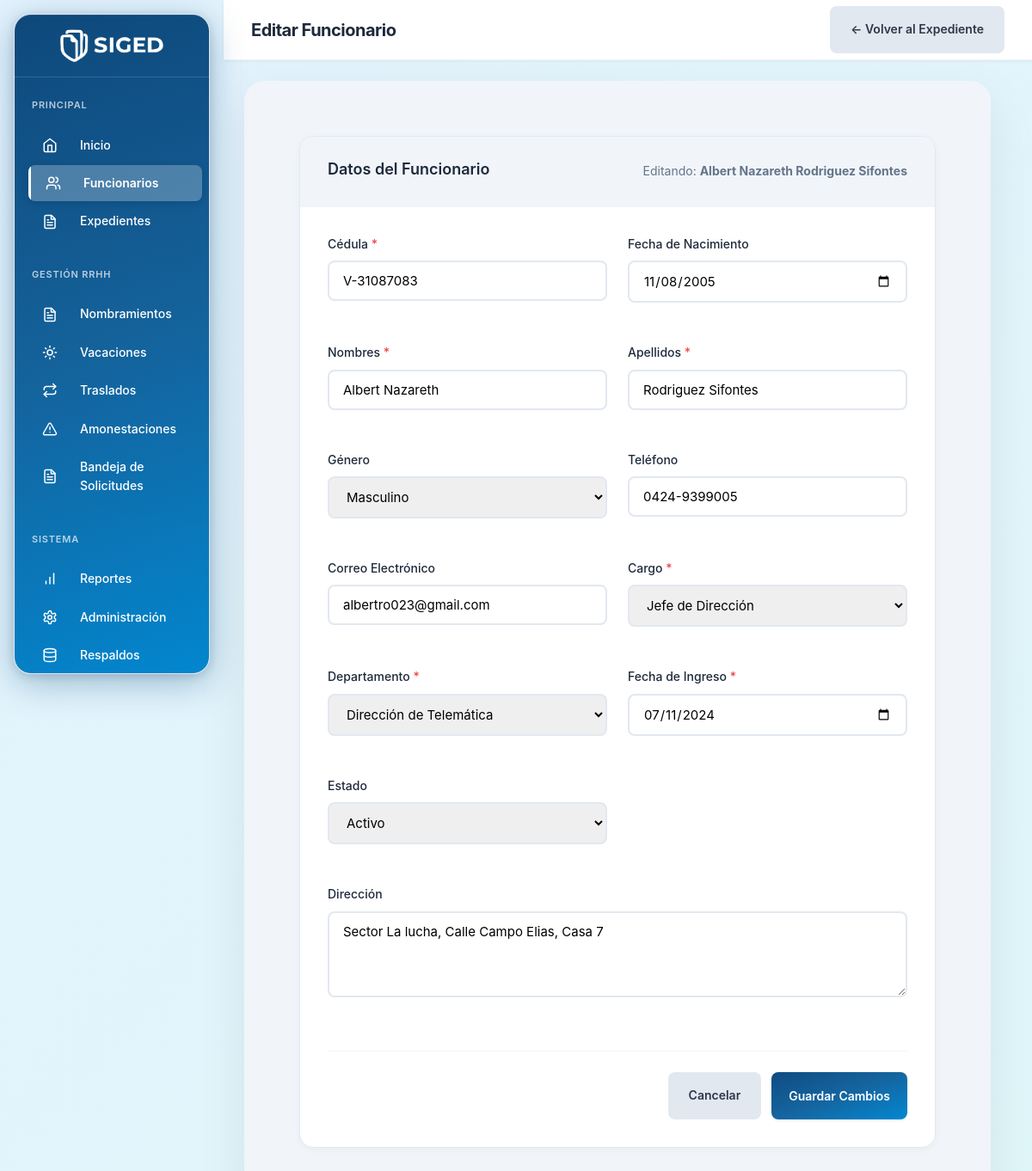
Screenshot of /vistas/funcionarios/editar.php?id=1 (signed in) with the database file from the repository.
### tables this page shows
CREATE TABLE `funcionarios` (
  `id` int(10) UNSIGNED NOT NULL,
  `cedula` varchar(20) NOT NULL,
  `nombres` varchar(100) NOT NULL,
  `apellidos` varchar(100) NOT NULL,
  `fecha_nacimiento` date DEFAULT NULL,
  `genero` enum('M','F','Otro') DEFAULT NULL,
  `telefono` varchar(20) DEFAULT NULL,
  `email` varchar(150) DEFAULT NULL,
  `direccion` text DEFAULT NULL,
  `nivel_educativo` enum('Primaria','Bachiller','TSU','Universitario','Postgrado','Maestría','Doctorado') DEFAULT NULL,
  `titulo_obtenido` varchar(200) DEFAULT NULL,
  `fecha_ingreso_admin_publica` date DEFAULT NULL,
  `cantidad_hijos` tinyint(3) UNSIGNED DEFAULT 0,
  `cargo_id` int(10) UNSIGNED NOT NULL,
  `departamento_id` int(10) UNSIGNED NOT NULL,
  `fecha_ingreso` date NOT NULL,
  `foto` varchar(255) DEFAULT 'default-avatar.png',
  `estado` enum('activo','vacaciones','reposo','inactivo') DEFAULT 'activo',
  `created_at` timestamp NOT NULL DEFAULT current_timestamp(),
  `updated_at` timestamp NOT NULL DEFAULT current_timestamp() ON UPDATE current_timestamp()
);

CREATE TABLE `cargos` (
  `id` int(10) UNSIGNED NOT NULL,
  `nombre_cargo` varchar(100) NOT NULL,
  `nivel_acceso` tinyint(4) NOT NULL COMMENT '1=Admin Total, 2=Operativo, 3=Solo Lectura',
  `descripcion` text DEFAULT NULL,
  `created_at` timestamp NOT NULL DEFAULT current_timestamp()
);

CREATE TABLE `departamentos` (
  `id` int(10) UNSIGNED NOT NULL,
  `nombre` varchar(150) NOT NULL,
  `descripcion` text DEFAULT NULL,
  `estado` enum('activo','inactivo') DEFAULT 'activo',
  `created_at` timestamp NOT NULL DEFAULT current_timestamp(),
  `updated_at` timestamp NOT NULL DEFAULT current_timestamp() ON UPDATE current_timestamp()
);

### config/database.php (called while the page is built, shortened)
<?php
class Database {
    private static $instance = null;
    private $conn;
    private function __construct() {
        try {
            $dsn = "mysql:host=" . DB_HOST . ";dbname=" . DB_NAME . ";charset=" . DB_CHARSET;
            $options = [
                PDO::ATTR_ERRMODE => PDO::ERRMODE_EXCEPTION,
                PDO::ATTR_DEFAULT_FETCH_MODE => PDO::FETCH_ASSOC,
                PDO::ATTR_EMULATE_PREPARES => false,
                PDO::MYSQL_ATTR_INIT_COMMAND => "SET NAMES " . DB_CHARSET
            ];
            $this->conn = new PDO($dsn, DB_USER, DB_PASS, $options);
        } catch (PDOException $e) {
            die("Error de conexión: " . $e->getMessage());
        }
    }
    public static function getInstance() {
        if (self::$instance === null) {
            self::$instance = new self();
        }
        return self::$instance;
    }
    public function getConnection() {
        return $this->conn;
    }
}
function getDB() {
    return Database::getInstance()->getConnection();
}

### modelos/Funcionario.php (called while the page is built, shortened)
<?php
require_once __DIR__ . '/../config/database.php';
class Funcionario {
    private $db;
    public function __construct() {
        $this->db = getDB();
    }
    public function obtenerPorId($id) {
        $stmt = $this->db->prepare("
            SELECT
                f.*,
                TIMESTAMPDIFF(YEAR, f.fecha_nacimiento, CURDATE()) AS edad,
                TIMESTAMPDIFF(YEAR, f.fecha_ingreso, CURDATE()) AS antiguedad_anos,
                c.nombre_cargo,
                c.nivel_acceso,
                d.nombre AS departamento
            FROM funcionarios f
            INNER JOIN cargos c ON f.cargo_id = c.id
            INNER JOIN departamentos d ON f.departamento_id = d.id
            WHERE f.id = ?
        ");
        $stmt->execute([$id]);
        return $stmt->fetch();
    }
}

### vistas/funcionarios/editar.php (the view, shortened to what this page needs)
<?php
require_once __DIR__ . '/../../config/database.php';
require_once __DIR__ . '/../../config/seguridad.php';
require_once __DIR__ . '/../../modelos/Funcionario.php';
$id = (int)($_GET['id'] ?? 0);
$modeloFuncionario = new Funcionario();
$funcionario = $modeloFuncionario->obtenerPorId($id);
$errores = [];
$db           = getDB();
$departamentos = $db->query("SELECT * FROM departamentos WHERE estado = 'activo' ORDER BY nombre")->fetchAll();
$cargos        = $db->query("SELECT * FROM cargos ORDER BY nivel_acceso, nombre_cargo")->fetchAll();
function fieldClass(string $campo, array $errores): string {
    return isset($errores[$campo]) ? 'form-control is-invalid' : 'form-control';
}
function val(string $campo, array $funcionario): string {
    return htmlspecialchars($_POST[$campo] ?? $funcionario[$campo] ?? '');
}
?>
<!DOCTYPE html>
<html lang="es">
<head>
    <link rel="stylesheet" href="<?php echo APP_URL; ?>/publico/css/estilos.css">
</head>
<body>
    <?php include __DIR__ . '/../layout/sidebar.php'; ?>
    <div class="main-content">
        <header class="header">
            <div class="header-left">
                <h1 class="page-title">Editar Funcionario</h1>
            </div>
            <div class="header-right">
                <a href="ver.php?id=<?php echo $id; ?>" class="btn" style="background:#e2e8f0;color:#2d3748;text-decoration:none;">
                    ← Volver al Expediente
                </a>
            </div>
        </header>
        <div class="content-wrapper">
            <div class="card">
                <div class="card-header">
                    <h2 class="card-title">Datos del Funcionario</h2>
                    <p class="card-subtitle">Editando: <strong><?php echo htmlspecialchars($funcionario['nombres'] . ' ' . $funcionario['apellidos']); ?></strong></p>
                </div>
                <div style="padding: 32px;">
                    <form id="formEditar" method="POST" action="" novalidate>
                        <div class="form-grid">
                            <div class="form-group">
                                <label for="cedula">Cédula <span class="required">*</span></label>
                                <input type="text" id="cedula" name="cedula"
                                    class="<?php echo fieldClass('cedula',$errores); ?>"
                                    value="<?php echo val('cedula', $funcionario); ?>"
                                    autocomplete="off" required>
                                <div class="field-feedback <?php echo isset($errores['cedula']) ? 'error' : ''; ?>" id="fb-cedula">
                                </div>
                            </div>
                            <div class="form-group">
                                <label for="fecha_nacimiento">Fecha de Nacimiento</label>
                                <input type="date" id="fecha_nacimiento" name="fecha_nacimiento"
                                    class="<?php echo fieldClass('fecha_nacimiento',$errores); ?>"
                                    max="<?php echo date('Y-m-d', strtotime('-18 years')); ?>"
                                    value="<?php echo val('fecha_nacimiento', $funcionario); ?>">
                                <div class="field-feedback <?php echo isset($errores['fecha_nacimiento']) ? 'error' : ''; ?>" id="fb-fecha_nacimiento">
                                </div>
                            </div>
                            <div class="form-group">
                                <label for="nombres">Nombres <span class="required">*</span></label>
                                <input type="text" id="nombres" name="nombres"
                                    class="<?php echo fieldClass('nombres',$errores); ?>"
                                    value="<?php echo val('nombres', $funcionario); ?>" required>
                                <div class="field-feedback <?php echo isset($errores['nombres']) ? 'error' : ''; ?>" id="fb-nombres">
                                </div>
                            </div>
                            <div class="form-group">
                                <label for="apellidos">Apellidos <span class="required">*</span></label>
                                <input type="text" id="apellidos" name="apellidos"
                                    class="<?php echo fieldClass('apellidos',$errores); ?>"
                                    value="<?php echo val('apellidos', $funcionario); ?>" required>
                                <div class="field-feedback <?php echo isset($errores['apellidos']) ? 'error' : ''; ?>" id="fb-apellidos">
                                </div>
                            </div>
                            <div class="form-group">
                                <label for="genero">Género</label>
                                <select id="genero" name="genero" class="form-control">
                                    <option value="M"    <?php echo ($_POST['genero'] ?? $funcionario['genero']) == 'M'    ? 'selected' : ''; ?>>Masculino</option>
                                </select>
                                <div class="field-feedback" id="fb-genero"></div>
                            </div>
                            <div class="form-group">
                                <label for="telefono">Teléfono</label>
                                <input type="tel" id="telefono" name="telefono"
                                    class="<?php echo fieldClass('telefono',$errores); ?>"
                                    placeholder="0412-1234567"
                                    value="<?php echo val('telefono', $funcionario); ?>">
                                <div class="field-feedback <?php echo isset($errores['telefono']) ? 'error' : ''; ?>" id="fb-telefono">
                                </div>
                            </div>
                            <div class="form-group">
                                <label for="email">Correo Electrónico</label>
                                <input type="email" id="email" name="email"
                                    class="<?php echo fieldClass('email',$errores); ?>"
                                    value="<?php echo val('email', $funcionario); ?>">
                                <div class="field-feedback <?php echo isset($errores['email']) ? 'error' : ''; ?>" id="fb-email">
                                </div>
                            </div>
                            <div class="form-group">
                                <label for="cargo_id">Cargo <span class="required">*</span></label>
                                <select id="cargo_id" name="cargo_id"
                                    class="<?php echo fieldClass('cargo_id',$errores); ?>" required>
                                    <?php foreach ($cargos as $cargo): ?>
                                        <option value="<?php echo $cargo['id']; ?>"
                                            <?php echo ($_POST['cargo_id'] ?? $funcionario['cargo_id']) == $cargo['id'] ? 'selected' : ''; ?>>
                                            <?php echo htmlspecialchars($cargo['nombre_cargo']); ?>
                                        </option>
                                    <?php endforeach; ?>
                                </select>
                                <div class="field-feedback <?php echo isset($errores['cargo_id']) ? 'error' : ''; ?>" id="fb-cargo_id">
                                </div>
                            </div>
                            <div class="form-group">
                                <label for="departamento_id">Departamento <span class="required">*</span></label>
                                <select id="departamento_id" name="departamento_id"
                                    class="<?php echo fieldClass('departamento_id',$errores); ?>" required>
                                    <?php foreach ($departamentos as $dept): ?>
                                        <option value="<?php echo $dept['id']; ?>"
                                            <?php echo ($_POST['departamento_id'] ?? $funcionario['departamento_id']) == $dept['id'] ? 'selected' : ''; ?>>
                                            <?php echo htmlspecialchars($dept['nombre']); ?>
                                        </option>
                                    <?php endforeach; ?>
                                </select>
                                <div class="field-feedback <?php echo isset($errores['departamento_id']) ? 'error' : ''; ?>" id="fb-departamento_id">
                                </div>
                            </div>
                            <div class="form-group">
                                <label for="fecha_ingreso">Fecha de Ingreso <span class="required">*</span></label>
                                <input type="date" id="fecha_ingreso" name="fecha_ingreso"
                                    class="<?php echo fieldClass('fecha_ingreso',$errores); ?>"
                                    max="<?php echo date('Y-m-d'); ?>"
                                    value="<?php echo val('fecha_ingreso', $funcionario); ?>" required>
                                <div class="field-feedback <?php echo isset($errores['fecha_ingreso']) ? 'error' : ''; ?>" id="fb-fecha_ingreso">
                                </div>
                            </div>
                            <div class="form-group">
                                <label for="estado">Estado</label>
                                <select id="estado" name="estado" class="form-control">
                                    <option value="activo"    <?php echo ($_POST['estado'] ?? $funcionario['estado']) == 'activo'    ? 'selected' : ''; ?>>Activo</option>
                                </select>
                                <div class="field-feedback" id="fb-estado"></div>
                            </div>
                            <div class="form-group form-grid-full">
                                <label for="direccion">Dirección</label>
                                <textarea id="direccion" name="direccion" class="form-control"><?php echo val('direccion', $funcionario); ?></textarea>
                                <div class="field-feedback" id="fb-direccion"></div>
                            </div>
                        </div>
                        <div class="form-actions">
                            <a href="ver.php?id=<?php echo $id; ?>" class="btn" style="background:#e2e8f0;color:#2d3748;text-decoration:none;">
                                Cancelar
                            </a>
                            <button type="submit" id="btnGuardar" class="btn btn-primary">
                                Guardar Cambios
                            </button>
                        </div>
                    </form>
                </div>
            </div>
        </div>
    </div>
</body>
</html>

### rows the page displays
funcionarios: nombres+apellidos "Albert Nazareth Rodriguez Sifontes", cedula "V-31087083", fecha_nacimiento "11/08/2005", nombres "Albert Nazareth", apellidos "Rodriguez Sifontes", genero "Masculino", telefono "0424-9399005", email "albertro023@gmail.com", cargo_id "Jefe de Dirección", departamento_id "Dirección de Telemática", fecha_ingreso "07/11/2024", estado "Activo", direccion "Sector La lucha, Calle Campo Elias, Casa 7"

### other values shown
$section['section'] "PRINCIPAL"
$item['label'] "Inicio"
$item['label'] "Funcionarios"
$item['label'] "Expedientes"
$section['section'] "GESTIÓN RRHH"
$item['label'] "Nombramientos"
$item['label'] "Vacaciones"
$item['label'] "Traslados"
$item['label'] "Amonestaciones"
$item['label'] "Bandeja de Solicitudes"
$section['section'] "SISTEMA"
$item['label'] "Reportes"
$item['label'] "Administración"
$item['label'] "Respaldos"
